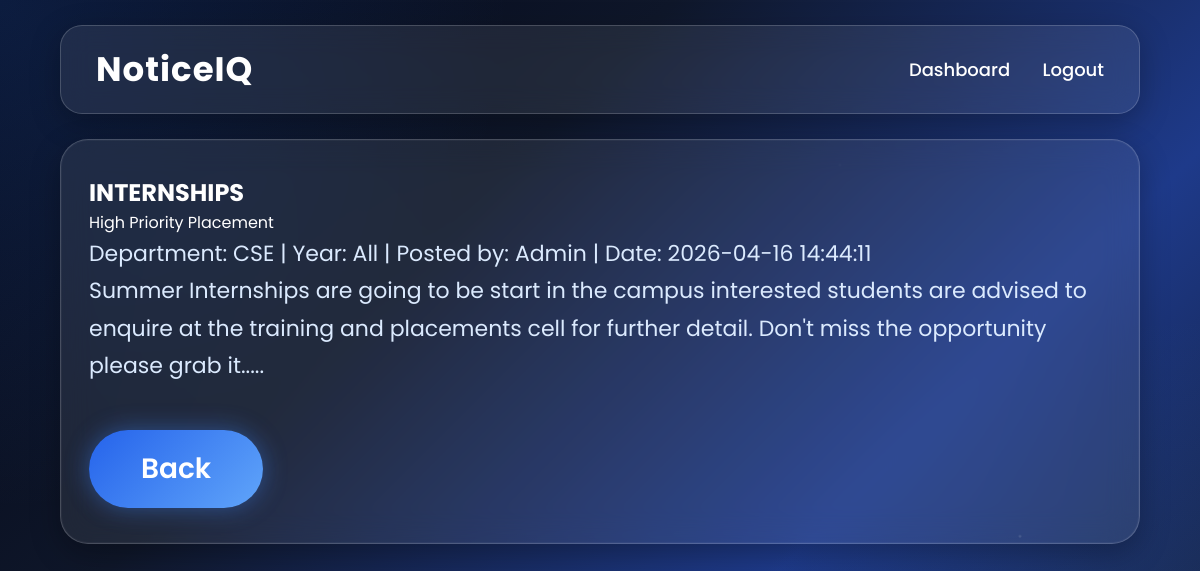
The app's page /notice/1 (signed in) with its own data.
### tables this page shows
CREATE TABLE notices (
            id INTEGER PRIMARY KEY AUTOINCREMENT,
            title TEXT NOT NULL,
            content TEXT NOT NULL,
            department TEXT NOT NULL,
            year TEXT NOT NULL,
            category TEXT NOT NULL,
            priority TEXT NOT NULL,
            created_at TEXT NOT NULL,
            posted_by TEXT NOT NULL
        , attachment_name TEXT, attachment_path TEXT);

### app.py (the view)
@app.route("/notice/<int:notice_id>")
@login_required()
def view_notice(notice_id):
    conn = get_db_connection()
    notice = conn.execute(
        "SELECT * FROM notices WHERE id = ?", (notice_id,)
    ).fetchone()
    if not notice:
        conn.close()
        flash("Notice not found.")
        return redirect(url_for("dashboard"))
    files = conn.execute(
        "SELECT * FROM notice_files WHERE notice_id = ?",
        (notice_id,)
    ).fetchall()
    conn.close()
    return render_template("view_notice.html", title="View Notice", notice=notice, files=files)

### app.py (called while the page is built)
def get_db_connection():
    conn = sqlite3.connect(DB_NAME)
    conn.row_factory = sqlite3.Row
    return conn

def login_required(role=None):
    def decorator(f):
        @wraps(f)
        def wrapped(*args, **kwargs):
            if "user_id" not in session:
                flash("Please login first.")
                return redirect(url_for("login"))
            if role and session.get("role") != role:
                flash("You are not allowed to access that page.")
                return redirect(url_for("dashboard"))
            return f(*args, **kwargs)
        return wrapped
    return decorator

### templates/view_notice.html
{% extends "base.html" %}
{% block content %}
<div class="card">
    <h2>{{ notice.title }}</h2>
    <div>
        <span class="badge {{ notice.priority|lower }}">{{ notice.priority }} Priority</span>
        <span class="badge normal-badge">{{ notice.category }}</span>
    </div>
    <p class="muted">
        Department: {{ notice.department }} |
        Year: {{ notice.year }} |
        Posted by: {{ notice.posted_by }} |
        Date: {{ notice.created_at }}
    </p>
    <p class="notice-full">{{ notice.content }}</p>
    <a class="btn" href="{{ url_for('dashboard') }}">Back</a>
</div>
{% endblock %}

### static/style.css (style rules this page uses)
* { margin:0; padding:0; box-sizing:border-box; }
body { font-family:'Poppins',sans-serif; min-height:100vh; color:white; overflow-x:hidden; background: radial-gradient(circle at top left, rgba(59,130,246,0.18), transparent 35%), radial-gradient(circle at bottom right, rgba(96,165,250,0.15), transparent 35%), linear-gradient(135deg,#020617,#0f172a,#1e3a8a,#0f172a); background-size:cover; background-attachment:fixed; }
body::before { content:""; position:fixed; inset:0; background-image: radial-gradient(2px 2px at 20% 30%, rgba(255,255,255,.6), transparent), radial-gradient(2px 2px at 70% 20%, rgba(255,255,255,.5), transparent), radial-gradient(2px 2px at 40% 80%, rgba(255,255,255,.4), transparent), radial-gradient(2px 2px at 85% 65%, rgba(255,255,255,.5), transparent), radial-gradient(2px 2px at 10% 70%, rgba(255,255,255,.4), transparent); z-index:-2; }
.card { padding:35px 28px; border-radius:28px; text-align:left; background:rgba(255,255,255,0.08); backdrop-filter:blur(16px); border:1px solid rgba(255,255,255,0.18); box-shadow: inset 0 0 0 1px rgba(255,255,255,0.04), 0 10px 30px rgba(0,0,0,0.28); transition:.35s ease; }
.card p { font-size:22px; color:#dbeafe; line-height:1.7; }
.btn { display:inline-block; margin-top:45px; padding:18px 52px; border-radius:999px; text-decoration:none; color:white; font-size:28px; font-weight:600; transition:.3s; background:linear-gradient(135deg,#2563eb,#60a5fa); box-shadow:0 0 25px rgba(59,130,246,.45); }

### records on screen
notices: title "INTERNSHIPS", priority "High", category "Placement", department "CSE", year "All", posted_by "Admin", created_at "2026-04-16 14:44:11", content "Summer Internships are going to be start in the campus interested students are advised to enquire at the training and placements cell for further detail. Don't miss the opportunity please grab it....."
